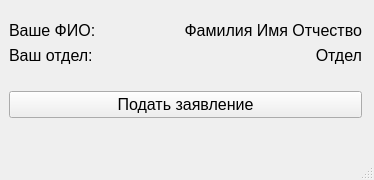
<?xml version="1.0" encoding="UTF-8"?>
<ui version="4.0">
 <class>EmployeeMainWindow</class>
 <widget class="QMainWindow" name="EmployeeMainWindow">
  <property name="geometry">
   <rect>
    <x>0</x>
    <y>0</y>
    <width>374</width>
    <height>180</height>
   </rect>
  </property>
  <property name="windowTitle">
   <string>Главное меню работника</string>
  </property>
  <widget class="QWidget" name="centralwidget">
   <widget class="QWidget" name="gridLayoutWidget">
    <property name="geometry">
     <rect>
      <x>9</x>
      <y>9</y>
      <width>353</width>
      <height>121</height>
     </rect>
    </property>
    <layout class="QGridLayout" name="gridLayout">
     <item row="6" column="1" colspan="2">
      <spacer name="verticalSpacer_3">
       <property name="orientation">
        <enum>Qt::Vertical</enum>
       </property>
       <property name="sizeHint" stdset="0">
        <size>
         <width>20</width>
         <height>40</height>
        </size>
       </property>
      </spacer>
     </item>
     <item row="3" column="1">
      <widget class="QLabel" name="label_3">
       <property name="font">
        <font>
         <pointsize>12</pointsize>
        </font>
       </property>
       <property name="text">
        <string>Ваш отдел:</string>
       </property>
      </widget>
     </item>
     <item row="4" column="1" colspan="2">
      <spacer name="verticalSpacer">
       <property name="orientation">
        <enum>Qt::Vertical</enum>
       </property>
       <property name="sizeHint" stdset="0">
        <size>
         <width>20</width>
         <height>40</height>
        </size>
       </property>
      </spacer>
     </item>
     <item row="0" column="1" colspan="2">
      <spacer name="verticalSpacer_2">
       <property name="orientation">
        <enum>Qt::Vertical</enum>
       </property>
       <property name="sizeHint" stdset="0">
        <size>
         <width>20</width>
         <height>40</height>
        </size>
       </property>
      </spacer>
     </item>
     <item row="1" column="1">
      <widget class="QLabel" name="label">
       <property name="font">
        <font>
         <pointsize>12</pointsize>
        </font>
       </property>
       <property name="text">
        <string>Ваше ФИО:</string>
       </property>
      </widget>
     </item>
     <item row="1" column="3">
      <widget class="QLabel" name="fioLabel">
       <property name="font">
        <font>
         <pointsize>12</pointsize>
        </font>
       </property>
       <property name="layoutDirection">
        <enum>Qt::LeftToRight</enum>
       </property>
       <property name="text">
        <string>Фамилия Имя Отчество</string>
       </property>
       <property name="alignment">
        <set>Qt::AlignRight|Qt::AlignTrailing|Qt::AlignVCenter</set>
       </property>
      </widget>
     </item>
     <item row="3" column="3">
      <widget class="QLabel" name="departmentLabel">
       <property name="font">
        <font>
         <pointsize>12</pointsize>
        </font>
       </property>
       <property name="text">
        <string>Отдел</string>
       </property>
       <property name="alignment">
        <set>Qt::AlignRight|Qt::AlignTrailing|Qt::AlignVCenter</set>
       </property>
      </widget>
     </item>
     <item row="5" column="1" colspan="3">
      <widget class="QPushButton" name="applyButton">
       <property name="font">
        <font>
         <pointsize>12</pointsize>
        </font>
       </property>
       <property name="text">
        <string>Подать заявление</string>
       </property>
      </widget>
     </item>
     <item row="4" column="3">
      <spacer name="horizontalSpacer">
       <property name="orientation">
        <enum>Qt::Horizontal</enum>
       </property>
       <property name="sizeHint" stdset="0">
        <size>
         <width>40</width>
         <height>20</height>
        </size>
       </property>
      </spacer>
     </item>
    </layout>
   </widget>
  </widget>
  <widget class="QMenuBar" name="menubar">
   <property name="geometry">
    <rect>
     <x>0</x>
     <y>0</y>
     <width>374</width>
     <height>20</height>
    </rect>
   </property>
  </widget>
  <widget class="QStatusBar" name="statusbar"/>
 </widget>
 <resources/>
 <connections>
  <connection>
   <sender>applyButton</sender>
   <signal>clicked()</signal>
   <receiver>EmployeeMainWindow</receiver>
   <slot>apply()</slot>
   <hints>
    <hint type="sourcelabel">
     <x>185</x>
     <y>127</y>
    </hint>
    <hint type="destinationlabel">
     <x>186</x>
     <y>89</y>
    </hint>
   </hints>
  </connection>
 </connections>
 <slots>
  <slot>apply()</slot>
 </slots>
</ui>
